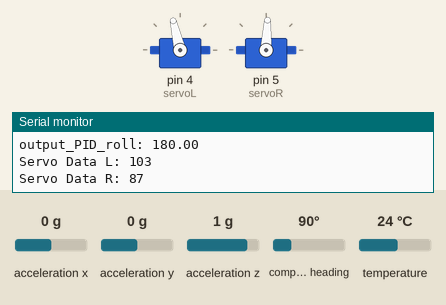
Simulated run of this sketch. Board: Arduino Uno, built with avr-gcc and run on an emulated ATmega328P. Shown: 2 × servo, the last lines printed to the serial monitor. Inputs (shaded band) come from the test bench; at power-on: acceleration y 0 g, acceleration x 0 g, acceleration z 1 g, compass heading 90°, temperature 24 °C.

Above: at 2.2 s.
2.3 s: acceleration y set to -0.8 g
At 4.9 s:
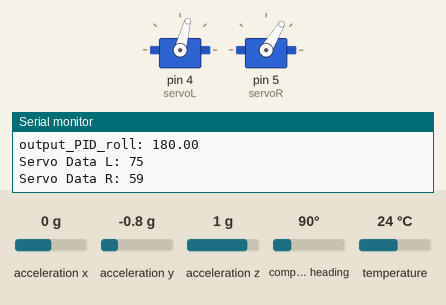
5.3 s: acceleration x set to -1.4 g
6.9 s: acceleration z set to -1.4 g
At 8.2 s:
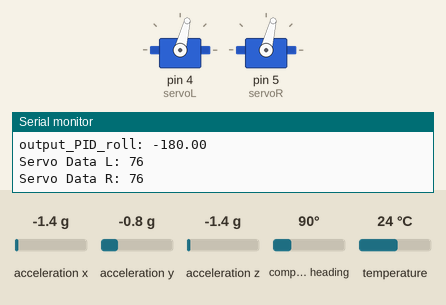
8.5 s: acceleration y set to 0 g
At 9.9 s:
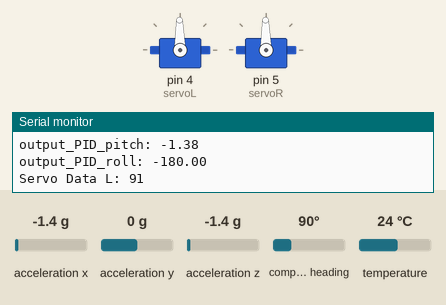
10.1 s: acceleration y set to 1.4 g
At 11.1 s:
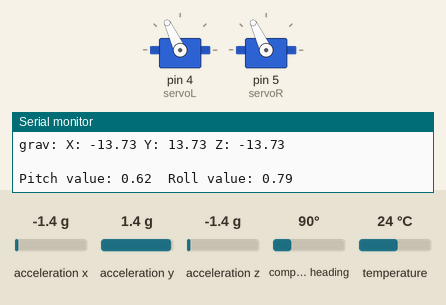
13.1 s: acceleration x set to 0.8 g
Timing chart, 0 to 15.7 s (numbered marks = the images above; inputs shaded):
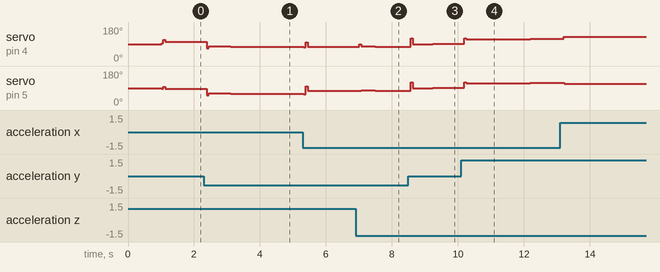

Measured:
- after the input at 2.3 s, servo on pin 4 (servoL): 103° → 77° after 0.09 s, → 76° 0.72 s later, → 75° 1.1 s later; servo on pin 5 (servoR): 87° → 61° after 0.09 s, → 60° 0.72 s later, → 59° 1.1 s later
- after the input at 6.9 s, servo on pin 4 (servoL): 75° → 88° after 0.11 s, → 77° 0.06 s later, → 76° 0.42 s later; servo on pin 5 (servoR): 75° → 77° after 0.11 s, → 76° 0.48 s later
- after the input at 8.5 s, servo on pin 4 (servoL): 76° → 120° after 0.07 s, → 90° 0.06 s later, → 91° 0.60 s later; servo on pin 5 (servoR): 76° → 90° after 0.08 s, → 91° 0.66 s later
- after the input at 10.1 s, servo on pin 5 (servoR): moves from 91° to 118° over 2.8 s, starting after 0.10 s

The sketch:

imu_roll_pitch_test.ino
```cpp
#include <Wire.h>
#include <Adafruit_Sensor.h>
#include <Adafruit_BNO055.h>
#include <utility/imumaths.h>
#include <math.h>
#include <PID_v1.h>
#include <Servo.h>

#define OFFSET_PITCH .11
#define ALPHA .75

double prev_roll = -255;
double prev_pitch = -255;

int servoValL = 0;
int servoValR = 0;

//PID stuff
double setpoint_pitch, input_pitch, output_pitch;
double kp_pitch=2, ki_pitch=0.1, kd_pitch=0.25; //tuning values to change here

PID stable_pitch(&input_pitch, &output_pitch, &setpoint_pitch, kp_pitch, ki_pitch, kd_pitch, DIRECT); //pitch pid loop


double setpoint_roll, input_roll, output_roll;
double kp_roll=8, ki_roll=0.1, kd_roll=0.25; //tuning values to change here

PID stable_roll(&input_roll, &output_roll, &setpoint_roll, kp_roll, ki_roll, kd_roll, DIRECT); //roll pid loop

/* This driver reads raw data from the BNO055

   Connections
   ===========
   Connect SCL to analog 5
   Connect SDA to analog 4
   Connect VDD to 3.3V DC
   Connect GROUND to common ground

*/

/* Set the delay between fresh samples */
#define BNO055_SAMPLERATE_DELAY_MS (50)

// Check I2C device address and correct line below (by default address is 0x29 or 0x28)
//                                   id, address
Adafruit_BNO055 bno = Adafruit_BNO055(-1, 0x28);


//servo stuff
Servo servoL;
Servo servoR;


/**************************************************************************/
/*
    Arduino setup function (automatically called at startup)
*/
/**************************************************************************/
void setup(void)
{
  Serial.begin(115200);
  Serial.println("Orientation Sensor Raw Data Test"); Serial.println("");

  /* Initialise the sensor */
  if(!bno.begin())
  {
    /* There was a problem detecting the BNO055 ... check your connections */
    Serial.print("Ooops, no BNO055 detected ... Check your wiring or I2C ADDR!");
    while(1);
  }

  delay(1000);

  /* Display the current temperature */
  int8_t temp = bno.getTemp();
  Serial.print("Current Temperature: ");
  Serial.print(temp);
  Serial.println(" C");
  Serial.println("");

  bno.setExtCrystalUse(true);

  Serial.println("Calibration status values: 0=uncalibrated, 3=fully calibrated");

  servoL.attach(4);
  servoR.attach(5);

  servoL.write(90);
  servoR.write(90);


  input_pitch = 0;
  setpoint_pitch = 0;

  //stable_pitch.SetSampleTime(40);

  stable_pitch.SetOutputLimits(-90, 90);
  stable_pitch.SetSampleTime(50);
  stable_pitch.SetMode(AUTOMATIC);

  stable_roll.SetOutputLimits(-180, 180);
  stable_roll.SetSampleTime(50);
  stable_roll.SetMode(AUTOMATIC);


}

/**************************************************************************/
/*
    Arduino loop function, called once 'setup' is complete (your own code
    should go here)
*/
/**************************************************************************/
void loop(void){
  double temp = 0;
  // Possible vector values can be:
  // - VECTOR_ACCELEROMETER - m/s^2
  // - VECTOR_MAGNETOMETER  - uT
  // - VECTOR_GYROSCOPE     - rad/s
  // - VECTOR_EULER         - degrees
  // - VECTOR_LINEARACCEL   - m/s^2
  // - VECTOR_GRAVITY       - m/s^2
  //imu::Vector<3> euler = bno.getVector(Adafruit_BNO055::VECTOR_EULER);
  //imu::Vector<3> mag = bno.getVector(Adafruit_BNO055::VECTOR_MAGNETOMETER);
  //imu::Vector<3> gyro = bno.getVector(Adafruit_BNO055::VECTOR_GYROSCOPE);

  stable_pitch.Compute();
  stable_roll.Compute();

  imu::Vector<3> grav = bno.getVector(Adafruit_BNO055::VECTOR_GRAVITY);


  double roll = 0;
  double pitch = 0;


  Serial.print("grav: ");
  Serial.print("X: ");
  Serial.print(grav.x());
  Serial.print(" Y: ");
  Serial.print(grav.y());
  Serial.print(" Z: ");
  Serial.println(grav.z());
  Serial.println("\t\t");

  pitch = calc_pitch(grav.x(), grav.y(), grav.z());
  roll = calc_roll(grav.x(), -(grav.z()));

  pitch = filter_val(pitch, prev_pitch, ALPHA);
  roll = filter_val(roll, prev_roll, ALPHA);

  Serial.print("Pitch value: ");
  Serial.print(pitch);

  Serial.print("  Roll value: ");
  Serial.println(roll);

  temp = zero_pitch(pitch);
  temp = conv_rads_to_degs( temp );
  input_pitch = temp;
//  Serial.print("input_PID_pitch: ");
//  Serial.println(input_pitch);


  write_pitch( output_pitch );
  Serial.print("output_PID_pitch: ");
  Serial.println(output_pitch);


  temp = conv_rads_to_degs( roll );
  input_roll = temp;
//  Serial.print("input_PID_roll: ");
//  Serial.println(input_roll);

  write_roll( output_roll );
  Serial.print("output_PID_roll: ");
  Serial.println(output_roll);


  servoL.write(servoValL);
  servoR.write(servoValR);
  Serial.println((String)"Servo Data L: " + servoValL);
  Serial.println((String)"Servo Data R: " + servoValR);

  delay(BNO055_SAMPLERATE_DELAY_MS);
}


double calc_pitch(double x, double y, double z){
   double denom = pow(x, 2) + pow(z, 2);
   denom = sqrt(denom);

   double pitch = atan2(y, denom);

   return pitch;
}

double calc_roll(double x, double z){
  double numen = -x;

  double roll = atan2(numen, z);

  return roll;

}

double filter_val(double curr, double prev, float alpha){
  float a = 1;
  if(prev != -255){
    a = alpha;
  }


  double filter_curr = a*curr;
  double filter_prev = (1-a)*prev;

  return filter_curr + filter_prev;
}

double conv_rads_to_degs(double val){

  double degs = val * 57296 / 1000;

  return degs;

}

double conv_degs_to_rads(double val){

  double rads = val * 1000 / 57296;

  return rads;

}

void write_pitch(double pitch){

  servoValL = map(pitch, -90, 90, 120, 60);
  servoValR = map(pitch, -90, 90, 120, 60);

}

double zero_pitch(double val){
  val += OFFSET_PITCH;

  if((val > -.02) && (val < .02)){
    val = 0;
  }

  return val;
}

void write_roll(double roll){
  double temp = map(roll, -180, 180, 0, 8);


  servoValL += temp;
  servoValR -= temp;
}
```
